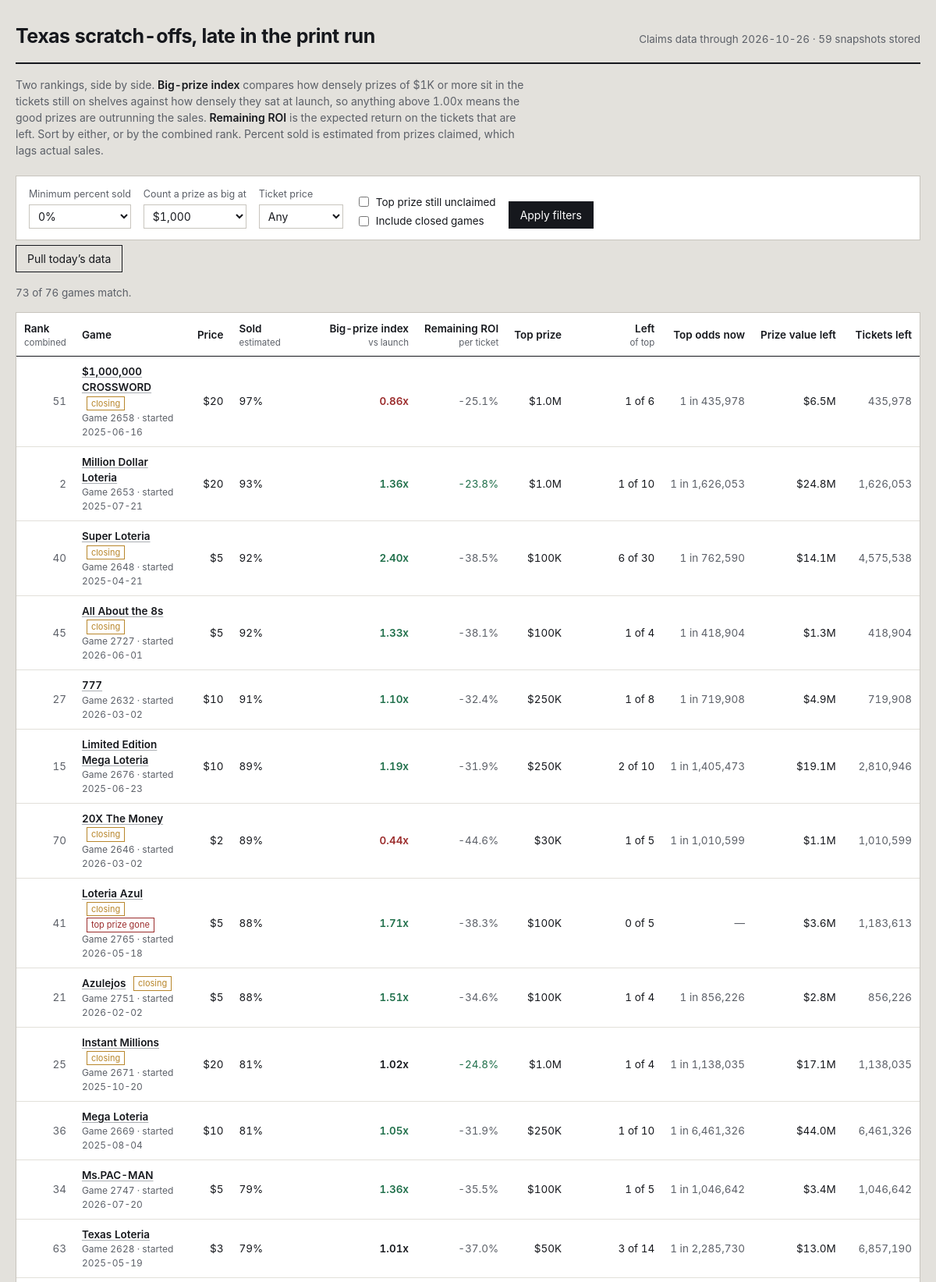
The page /?sort=sold (upper part) on the database its author committed.
### tables this page shows
CREATE TABLE games (
    game_number   INTEGER PRIMARY KEY,
    game_name     TEXT,
    ticket_price  REAL,
    start_date    TEXT,
    close_date    TEXT,
    total_tickets INTEGER,
    overall_odds  REAL,
    details_url   TEXT,
    closing_soon  INTEGER DEFAULT 0,
    active        INTEGER DEFAULT 1,
    first_seen    TEXT,
    last_seen     TEXT
);

### app.py (the view)
@app.route("/")
def index():
    conn = db.connect()
    db.init(conn)
    latest = db.latest_snapshot_date(conn)
    if not latest:
        conn.close()
        return render_template("empty.html", running=_refresh_state["running"])
    big_threshold = float(request.args.get("big", 1000))
    min_sold = float(request.args.get("min_sold", 0)) / 100.0
    price_filter = request.args.get("price", "")
    include_closed = request.args.get("closed") == "1"
    sort_key = request.args.get("sort", "combined")
    only_top = request.args.get("top_left") == "1"
    rows = _snapshot_rows(conn, latest, big_threshold)
    games = db.load_games(conn)
    shown = []
    for r in rows:
        g = games.get(r["game_number"], {})
        if not include_closed and not g.get("active", 1):
            continue
        if r["pct_sold"] < min_sold:
            continue
        if price_filter and float(price_filter) != r["price"]:
            continue
        if only_top and not r["top_left"]:
            continue
        shown.append(r)
    col, desc = SORTS.get(sort_key, SORTS["combined"])
    shown.sort(key=lambda r: (r.get(col) is None, r.get(col) if r.get(col) is not None else 0),
               reverse=desc)
    if not desc:
        shown = [r for r in shown if r.get(col) is not None] + \
                [r for r in shown if r.get(col) is None]
    prices = sorted({r["price"] for r in rows if r["price"]})
    history_dates = db.snapshot_dates(conn)
    conn.close()
    return render_template(
        "index.html",
        rows=shown,
        total=len(rows),
        snapshot_date=latest,
        snapshot_count=len(history_dates),
        big_threshold=int(big_threshold),
        min_sold=int(min_sold * 100),
        price_filter=price_filter,
        include_closed=include_closed,
        only_top=only_top,
        sort_key=sort_key,
        prices=prices,
        running=_refresh_state["running"],
    )

### app.py (called while the page is built)
def _snapshot_rows(conn, snapshot_date, big_threshold):
    games = db.load_games(conn)
    snap = db.load_snapshot(conn, snapshot_date)
    return metrics.rank_all(games, snap, big_threshold)

@app.template_filter("pct")
def fmt_pct(v, digits=1):
    return "—" if v is None else f"{v * 100:.{digits}f}%"

@app.template_filter("money")
def fmt_money(v):
    if v is None:
        return "—"
    if v >= 1_000_000:
        return f"${v / 1_000_000:.1f}M"
    if v >= 1_000:
        return f"${v / 1_000:,.0f}K"
    return f"${v:,.0f}"

@app.template_filter("num")
def fmt_num(v):
    return "—" if v is None else f"{v:,.0f}"

@app.template_filter("factor")
def fmt_factor(v):
    return "—" if v is None else f"{v:.2f}x"

@app.template_filter("odds")
def fmt_odds(v):
    return "—" if v is None else f"1 in {v:,.0f}"

### db.py (called while the page is built)
def connect(path=None):
    conn = sqlite3.connect(path or DB_PATH)
    conn.row_factory = sqlite3.Row
    conn.execute("PRAGMA foreign_keys = ON")
    return conn

def init(conn):
    conn.executescript(SCHEMA)
    conn.commit()

def latest_snapshot_date(conn):
    row = conn.execute("SELECT MAX(snapshot_date) AS d FROM prize_snapshots").fetchone()
    return row["d"] if row else None

def snapshot_dates(conn, game_number=None):
    if game_number is None:
        q = "SELECT DISTINCT snapshot_date FROM prize_snapshots ORDER BY snapshot_date"
        return [r[0] for r in conn.execute(q)]
    q = "SELECT DISTINCT snapshot_date FROM prize_snapshots WHERE game_number = ? ORDER BY snapshot_date"
    return [r[0] for r in conn.execute(q, (game_number,))]

def load_snapshot(conn, snapshot_date):
    out = {}
    q = """SELECT game_number, prize_level, total_prizes, prizes_claimed
           FROM prize_snapshots WHERE snapshot_date = ?"""
    for r in conn.execute(q, (snapshot_date,)):
        g = out.setdefault(r["game_number"], {"total": None, "levels": {}})
        if r["prize_level"] < 0:
            g["total"] = (r["total_prizes"], r["prizes_claimed"])
        else:
            g["levels"][r["prize_level"]] = (r["total_prizes"], r["prizes_claimed"])
    return out

def load_games(conn):
    return {r["game_number"]: dict(r) for r in conn.execute("SELECT * FROM games")}

### metrics.py (called while the page is built)
def _safe_div(a, b):
    return a / b if b else None

### templates/index.html (shortened to what this page needs)
{% extends "base.html" %}
{% macro sortlink(key, label, hint='') %}
  {% set q = request.args.to_dict() %}
  {% set _ = q.update({'sort': key}) %}
  <a href="{{ url_for('index', **q) }}">{{ label }}</a>
  {% if hint %}<span class="hint">{{ hint }}</span>{% endif %}
{% endmacro %}
{% block body %}
<header class="masthead">
  <h1>Texas scratch-offs, late in the print run</h1>
  <div class="meta">
    Claims data through {{ snapshot_date }} · {{ snapshot_count }} snapshot{{ '' if snapshot_count == 1 else 's' }} stored
  </div>
</header>
<p class="primer">
  Two rankings, side by side. <strong>Big-prize index</strong> compares how densely prizes of
  {{ big_threshold | money }} or more sit in the tickets still on shelves against how densely they
  sat at launch, so anything above 1.00x means the good prizes are outrunning the sales.
  <strong>Remaining ROI</strong> is the expected return on the tickets that are left. Sort by either,
  or by the combined rank. Percent sold is estimated from prizes claimed, which lags actual sales.
</p>
<form class="controls" method="get" action="{{ url_for('index') }}">
  <div class="field">
    <label for="min_sold">Minimum percent sold</label>
    <select id="min_sold" name="min_sold">
      {% for v in [0, 25, 50, 60, 70, 80, 90] %}
        <option value="{{ v }}" {{ 'selected' if min_sold == v }}>{{ v }}%</option>
      {% endfor %}
    </select>
  </div>
  <div class="field">
    <label for="big">Count a prize as big at</label>
    <select id="big" name="big">
      {% for v in [100, 500, 1000, 5000, 10000, 50000, 100000] %}
        <option value="{{ v }}" {{ 'selected' if big_threshold == v }}>${{ '{:,}'.format(v) }}</option>
      {% endfor %}
    </select>
  </div>
  <div class="field">
    <label for="price">Ticket price</label>
    <select id="price" name="price">
      <option value="">Any</option>
    </select>
  </div>
  <div class="checks">
    <label><input type="checkbox" name="top_left" value="1" {{ 'checked' if only_top }}> Top prize still unclaimed</label>
    <label><input type="checkbox" name="closed" value="1" {{ 'checked' if include_closed }}> Include closed games</label>
  </div>
  <button type="submit">Apply filters</button>
</form>
<form method="post" action="{{ url_for('do_refresh') }}" style="margin-bottom:16px">
  <button class="ghost" type="submit" {{ 'disabled' if running }}>
    {{ 'Pulling new data…' if running else 'Pull today’s data' }}
  </button>
</form>
<p class="count">{{ rows | length }} of {{ total }} games match.</p>
<div class="scroll">
<table>
  <thead>
    <tr>
      <th class="left">{{ sortlink('combined', 'Rank', 'combined') }}</th>
      <th class="left">Game</th>
      <th>{{ sortlink('price', 'Price') }}</th>
      <th class="left">{{ sortlink('sold', 'Sold', 'estimated') }}</th>
      <th>{{ sortlink('big', 'Big-prize index', 'vs launch') }}</th>
      <th>{{ sortlink('ev', 'Remaining ROI', 'per ticket') }}</th>
      <th>{{ sortlink('top_prize', 'Top prize') }}</th>
      <th>{{ sortlink('top_left', 'Left', 'of top') }}</th>
      <th>Top odds now</th>
      <th>{{ sortlink('value_left', 'Prize value left') }}</th>
      <th>Tickets left</th>
    </tr>
  </thead>
  <tbody>
  {% for r in rows %}
    <tr>
      <td class="rank">{{ r.rank_overall or '—' }}</td>
      <td class="left">
        <a class="name" href="{{ url_for('game_detail', game_number=r.game_number, big=big_threshold) }}">{{ r.game_name }}</a>
        {% if r.closing_soon %}<span class="tag">closing</span>{% endif %}
        {% if r.top_left == 0 %}<span class="tag out">top prize gone</span>{% endif %}
        <span class="sub">Game {{ r.game_number }}{% if r.start_date %} · started {{ r.start_date }}{% endif %}</span>
      </td>
      <td>${{ r.price | int }}</td>
      <td class="left sold {{ 'deep' if r.pct_sold >= 0.75 }}">
        {{ r.pct_sold | pct(0) }}
      </td>
      <td class="strong {{ 'pos' if r.big_index and r.big_index > 1.05 else ('neg' if r.big_index and r.big_index < 0.95 else '') }}">
        {{ r.big_index | factor }}
      </td>
      <td class="{{ 'pos' if r.roi_now and r.roi_now > (r.roi_start or -1) else 'dim' }}">
        {{ r.roi_now | pct }}
      </td>
      <td>{{ r.top_prize | money }}</td>
      <td>{{ r.top_left }} of {{ r.top_printed }}</td>
      <td class="dim">{{ r.top_odds_now | odds }}</td>
      <td>{{ r.value_left | money }}</td>
      <td class="dim">{{ r.tickets_left | num }}</td>
    </tr>
  {% else %}
    <tr><td colspan="11" class="left dim" style="padding:22px">No games match these filters. Loosen the minimum percent sold or clear the price filter.</td></tr>
  {% endfor %}
  </tbody>
</table>
</div>
{% endblock %}

### static/style.css (style rules this page uses)
:root { --paper: #e3e1dc; --card: #ffffff; --ink: #16181d; --ink-soft: #5c6068; --rule: #c8c5be; --rule-soft: #e2e0da; --latex: #a9adb2; --good: #1f6f4a; --bad: #9b2c2c; --foil: #b8862b; --focus: #2d5bb9; }
* { box-sizing: border-box; }
html { -webkit-text-size-adjust: 100%; }
body { margin: 0; background: var(--paper); color: var(--ink); font-family: "Inter", "Segoe UI", -apple-system, BlinkMacSystemFont, Roboto, Helvetica, Arial, sans-serif; font-size: 15px; line-height: 1.5; font-variant-numeric: tabular-nums; }
a { color: var(--ink); text-decoration-color: var(--latex); text-underline-offset: 2px; }
.masthead { display: flex; flex-wrap: wrap; align-items: baseline; gap: 8px 20px; padding-bottom: 14px; border-bottom: 2px solid var(--ink); }
.masthead h1 { margin: 0; font-size: 25px; font-weight: 650; letter-spacing: -0.02em; }
.masthead .meta { color: var(--ink-soft); font-size: 13.5px; margin-left: auto; }
.primer { margin: 16px 0 22px; max-width: 74ch; color: var(--ink-soft); font-size: 14px; }
.primer strong { color: var(--ink); font-weight: 600; }
.controls { display: flex; flex-wrap: wrap; align-items: flex-end; gap: 16px; padding: 14px 16px; background: var(--card); border: 1px solid var(--rule); margin-bottom: 6px; }
.field { display: flex; flex-direction: column; gap: 4px; }
.field label { font-size: 12.5px; color: var(--ink-soft); }
.field select, .field input[type="number"] { font: inherit; font-size: 14px; padding: 5px 7px; border: 1px solid var(--rule); background: #fff; color: var(--ink); min-width: 108px; }
.checks { display: flex; flex-direction: column; gap: 4px; font-size: 13.5px; }
.checks label { display: flex; align-items: center; gap: 6px; }
button, .btn { font: inherit; font-size: 14px; padding: 6px 14px; border: 1px solid var(--ink); background: var(--ink); color: #fff; cursor: pointer; }
button.ghost { background: transparent; color: var(--ink); }
.count { font-size: 13.5px; color: var(--ink-soft); margin: 0 0 14px; }
.scroll { overflow-x: auto; background: var(--card); border: 1px solid var(--rule); }
table { border-collapse: collapse; width: 100%; font-size: 13.5px; }
thead th { position: sticky; top: 0; background: var(--card); text-align: right; font-weight: 600; padding: 10px 10px 8px; border-bottom: 1.5px solid var(--ink); white-space: nowrap; z-index: 2; }
thead th:first-child, thead th.left { text-align: left; }
thead th a { text-decoration: none; }
thead th .hint { display: block; font-weight: 400; font-size: 11.5px; color: var(--ink-soft); }
tbody td { padding: 9px 10px; border-bottom: 1px solid var(--rule-soft); text-align: right; white-space: nowrap; }
tbody td.left { text-align: left; white-space: normal; }
.rank { color: var(--ink-soft); width: 42px; }
.name { font-weight: 560; }
.sub { display: block; font-size: 12px; color: var(--ink-soft); font-weight: 400; }
.tag { display: inline-block; font-size: 11px; padding: 0 5px; border: 1px solid var(--foil); color: var(--foil); margin-left: 6px; vertical-align: 1px; }
.tag.out { border-color: var(--bad); color: var(--bad); }
.sold { min-width: 116px; }
.pos { color: var(--good); }
.neg { color: var(--bad); }
.dim { color: var(--ink-soft); }
.strong { font-weight: 620; }

### rows shown on the page
games: rank_overall "51", game_name "$1,000,000 CROSSWORD", closing_soon "closing", game_number "2658", start_date "2025-06-16", price "20", pct_sold|pct "97%", big_index|factor "0.86x", roi_now|pct "-25.1%", top_prize "$1.0M", top_left "1", top_printed "6", top_odds_now|odds "1 in 435,978", value_left "$6.5M", tickets_left|num "435,978"
games: rank_overall "2", game_name "Million Dollar Loteria", game_number "2653", start_date "2025-07-21", price "20", pct_sold|pct "93%", big_index|factor "1.36x", roi_now|pct "-23.8%", top_prize "$1.0M", top_left "1", top_printed "10", top_odds_now|odds "1 in 1,626,053", value_left "$24.8M", tickets_left|num "1,626,053"
games: rank_overall "40", game_name "Super Loteria", closing_soon "closing", game_number "2648", start_date "2025-04-21", price "5", pct_sold|pct "92%", big_index|factor "2.40x", roi_now|pct "-38.5%", top_prize "$100K", top_left "6", top_printed "30", top_odds_now|odds "1 in 762,590", value_left "$14.1M", tickets_left|num "4,575,538"
games: rank_overall "45", game_name "All About the 8s", closing_soon "closing", game_number "2727", start_date "2026-06-01", price "5", pct_sold|pct "92%", big_index|factor "1.33x", roi_now|pct "-38.1%", top_prize "$100K", top_left "1", top_printed "4", top_odds_now|odds "1 in 418,904", value_left "$1.3M", tickets_left|num "418,904"
games: rank_overall "27", game_name "777", game_number "2632", start_date "2026-03-02", price "10", pct_sold|pct "91%", big_index|factor "1.10x", roi_now|pct "-32.4%", top_prize "$250K", top_left "1", top_printed "8", top_odds_now|odds "1 in 719,908", value_left "$4.9M", tickets_left|num "719,908"
games: rank_overall "15", game_name "Limited Edition Mega Loteria", game_number "2676", start_date "2025-06-23", price "10", pct_sold|pct "89%", big_index|factor "1.19x", roi_now|pct "-31.9%", top_prize "$250K", top_left "2", top_printed "10", top_odds_now|odds "1 in 1,405,473", value_left "$19.1M", tickets_left|num "2,810,946"
games: rank_overall "70", game_name "20X The Money", closing_soon "closing", game_number "2646", start_date "2026-03-02", price "2", pct_sold|pct "89%", big_index|factor "0.44x", roi_now|pct "-44.6%", top_prize "$30K", top_left "1", top_printed "5", top_odds_now|odds "1 in 1,010,599", value_left "$1.1M", tickets_left|num "1,010,599"
games: rank_overall "41", game_name "Loteria Azul", closing_soon "closing", shows "top prize gone", game_number "2765", start_date "2026-05-18", price "5", pct_sold|pct "88%", big_index|factor "1.71x", roi_now|pct "-38.3%", top_prize "$100K", top_left "0", top_printed "5", top_odds_now|odds "—", value_left "$3.6M", tickets_left|num "1,183,613"
games: rank_overall "21", game_name "Azulejos", closing_soon "closing", game_number "2751", start_date "2026-02-02", price "5", pct_sold|pct "88%", big_index|factor "1.51x", roi_now|pct "-34.6%", top_prize "$100K", top_left "1", top_printed "4", top_odds_now|odds "1 in 856,226", value_left "$2.8M", tickets_left|num "856,226"
games: rank_overall "25", game_name "Instant Millions", closing_soon "closing", game_number "2671", start_date "2025-10-20", price "20", pct_sold|pct "81%", big_index|factor "1.02x", roi_now|pct "-24.8%", top_prize "$1.0M", top_left "1", top_printed "4", top_odds_now|odds "1 in 1,138,035", value_left "$17.1M", tickets_left|num "1,138,035"
games: rank_overall "36", game_name "Mega Loteria", game_number "2669", start_date "2025-08-04", price "10", pct_sold|pct "81%", big_index|factor "1.05x", roi_now|pct "-31.9%", top_prize "$250K", top_left "1", top_printed "10", top_odds_now|odds "1 in 6,461,326", value_left "$44.0M", tickets_left|num "6,461,326"
games: rank_overall "34", game_name "Ms.PAC-MAN", game_number "2747", start_date "2026-07-20", price "5", pct_sold|pct "79%", big_index|factor "1.36x", roi_now|pct "-35.5%", top_prize "$100K", top_left "1", top_printed "5", top_odds_now|odds "1 in 1,046,642", value_left "$3.4M", tickets_left|num "1,046,642"
games: rank_overall "63", game_name "Texas Loteria", game_number "2628", start_date "2025-05-19", price "3", pct_sold|pct "79%", big_index|factor "1.01x", roi_now|pct "-37.0%", top_prize "$50K", top_left "3", top_printed "14", top_odds_now|odds "1 in 2,285,730", value_left "$13.0M", tickets_left|num "6,857,190"

### other values the page prints
{{ snapshot_date }} "2026-10-26"
{{ snapshot_count }} "59"
{{ '' if snapshot_count == 1 else 's' }} "s"
{{ big_threshold | money }} "$1K"
{{ 'Pulling new data…' if running else 'Pull today’s data' }} "Pull today’s data"
{{ rows | length }} "73"
{{ total }} "76"
{{ label }} "Rank Price Sold Big-prize index Remaining ROI Top prize Left Prize value left"
{{ hint }} "combined estimated vs launch per ticket of top"
form field min_sold "0%"
